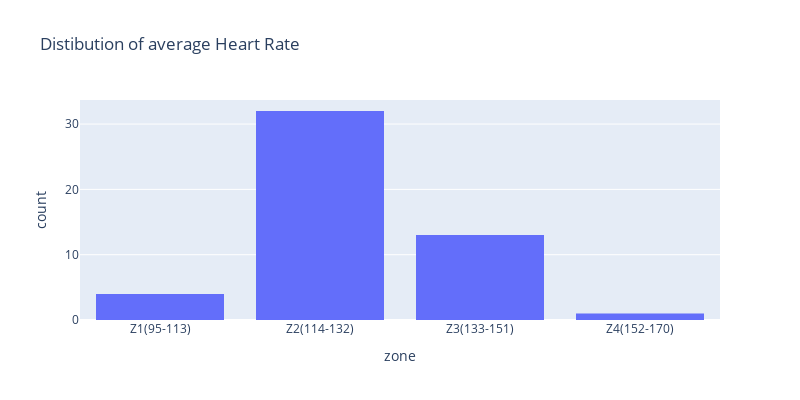

The notebook cell this image was saved under:
### Markdown cell above
#### Distibution of average Heart Rate

What is the most common activity intensity?

### Code cell
# Define heart rate zones
zone_ranges = {'z1': (95, 113), 'z2': (114, 132), 'z3': (133, 151),
               'z4': (152, 170), 'z5': (171, 186), 'z6': (187, 209)}

# Create a new column 'zone' in the DataFrame based on heart rate zones
activities_transformed['zone'] = pd.cut(activities_transformed['hr_avg'],
                               bins=[zone_ranges['z1'][1], zone_ranges['z2'][1],
                                     zone_ranges['z3'][1], zone_ranges['z4'][1],
                                     zone_ranges['z5'][1], zone_ranges['z6'][1],
                                     float('inf')],
                               labels=['Z1(95-113)', 'Z2(114-132)', 'Z3(133-151)', 'Z4(152-170)', 'Z5(171-186)', 'Z6(187-209)'])

activities_without_na = activities_transformed.dropna(subset=['zone']).sort_values(by='zone', ascending=True)

# Plot the histogram
fig = px.histogram(activities_without_na, x='zone', title='Distibution of average Heart Rate',
                   width=800, height=400)
fig.show()


# Plot the histogram
# fig = px.histogram(filtered_data, x='hr_avg', title="Distibution of average Heart Rate (BPM)", color='year', nbins=10, width=CHART_WIDTH, height=CHART_HEIGHT)
# fig.show()

### Figure 1 — Plotly figure (JSON) as saved in the notebook; plotly's stock layout.template omitted (floating-point values rounded to 4 significant figures)
{"data": [{"alignmentgroup": "True", "bingroup": "x", "hovertemplate": "zone=%{x}<br>count=%{y}<extra></extra>", "legendgroup": "", "marker": {"color": "#636efa", "pattern": {"shape": ""}}, "name": "", "offsetgroup": "", "orientation": "v", "showlegend": false, "type": "histogram", "x": ["Z1(95-113)", "Z1(95-113)", "Z1(95-113)", "Z1(95-113)", "Z2(114-132)", "Z2(114-132)", "Z2(114-132)", "Z2(114-132)", "Z2(114-132)", "Z2(114-132)", "Z2(114-132)", "Z2(114-132)", "Z2(114-132)", "Z2(114-132)", "Z2(114-132)", "Z2(114-132)", "Z2(114-132)", "Z2(114-132)", "Z2(114-132)", "Z2(114-132)", "Z2(114-132)", "Z2(114-132)", "Z2(114-132)", "Z2(114-132)", "Z2(114-132)", "Z2(114-132)", "Z2(114-132)", "Z2(114-132)", "Z2(114-132)", "Z2(114-132)", "Z2(114-132)", "Z2(114-132)", "Z2(114-132)", "Z2(114-132)", "Z2(114-132)", "Z2(114-132)", "Z3(133-151)", "Z3(133-151)", "Z3(133-151)", "Z3(133-151)", "Z3(133-151)", "Z3(133-151)", "Z3(133-151)", "Z3(133-151)", "Z3(133-151)", "Z3(133-151)", "Z3(133-151)", "Z3(133-151)", "Z3(133-151)", "Z4(152-170)"], "xaxis": "x", "yaxis": "y"}], "layout": {"barmode": "relative", "height": 400, "legend": {"tracegroupgap": 0}, "title": {"text": "Distibution of average Heart Rate"}, "width": 800, "xaxis": {"anchor": "y", "domain": [0, 1], "title": {"text": "zone"}}, "yaxis": {"anchor": "x", "domain": [0, 1], "title": {"text": "count"}}}}
